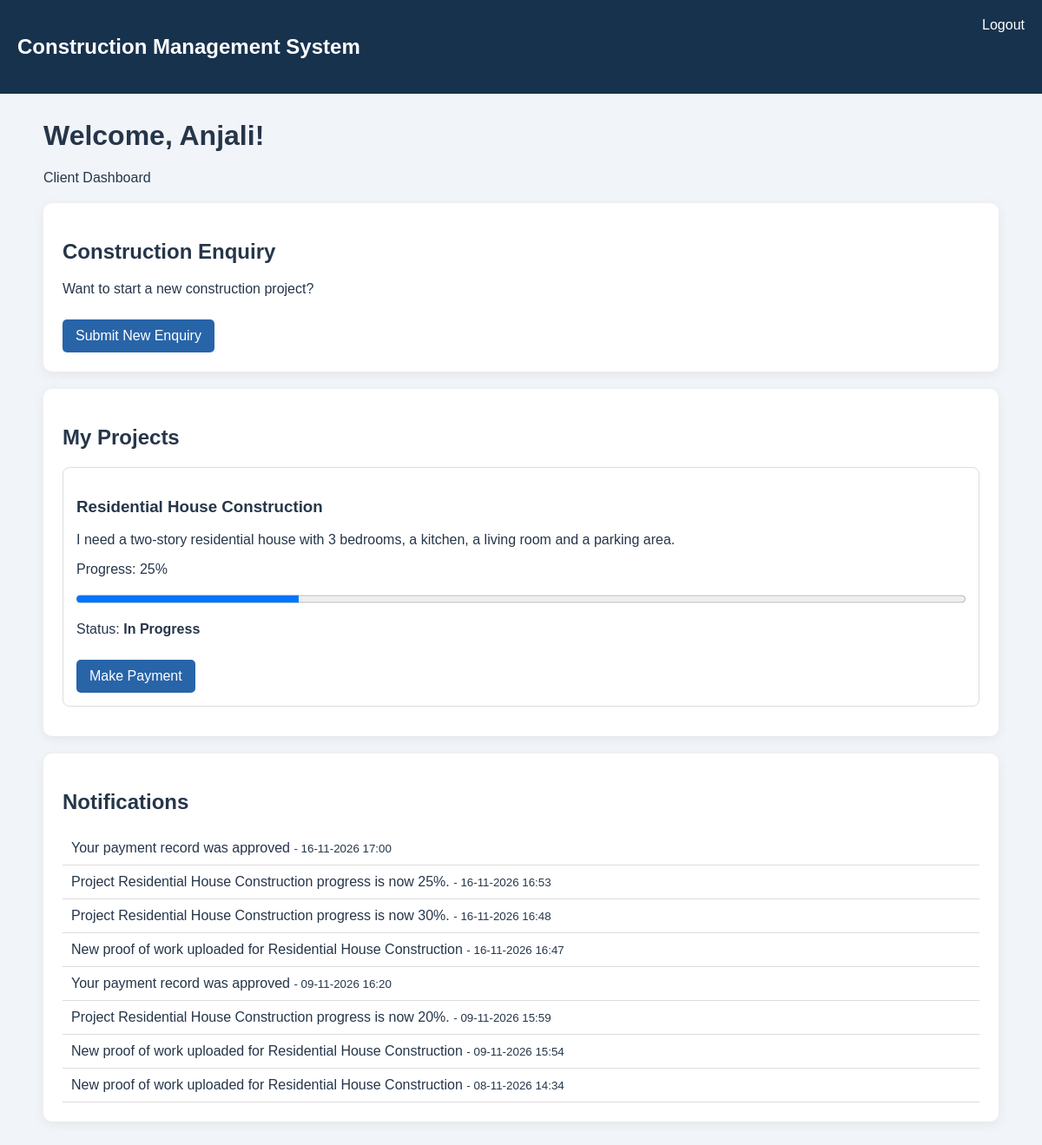
/dashboard (signed in), run on the app's committed database.
### tables this page shows
CREATE TABLE projects (
        id INTEGER PRIMARY KEY AUTOINCREMENT,
        enquiry_id INTEGER,
        client_id INTEGER NOT NULL,
        staff_id INTEGER,
        title TEXT NOT NULL,
        description TEXT NOT NULL,
        progress INTEGER DEFAULT 0,
        status TEXT DEFAULT 'Not Started',
        created_at TEXT
    );

CREATE TABLE notifications (
        id INTEGER PRIMARY KEY AUTOINCREMENT,
        user_id INTEGER NOT NULL,
        message TEXT NOT NULL,
        created_at TEXT
    );

### app.py (the view, shortened to what this page needs)
@app.route("/dashboard")
@login_required
def dashboard():
    db = get_db()
    role = session["role"]
    user_id = session["user_id"]
    if role == "admin":
        counts = {
            "users": db.execute(
                "SELECT COUNT(*) FROM users WHERE role='user'"
            ).fetchone()[0],
            "staff": db.execute(
                "SELECT COUNT(*) FROM users WHERE role='staff'"
            ).fetchone()[0],
            "enquiries": db.execute(
                "SELECT COUNT(*) FROM enquiries"
            ).fetchone()[0],
            "projects": db.execute(
                "SELECT COUNT(*) FROM projects"
            ).fetchone()[0],
            "payments": db.execute(
                "SELECT COALESCE(SUM(amount), 0) FROM payments WHERE status='Approved'"
            ).fetchone()[0]
        }
        projects = db.execute("""
            SELECT p.*, u.name AS client_name,
            s.name AS staff_name
            FROM projects p
            JOIN users u ON p.client_id = u.id
            LEFT JOIN users s ON p.staff_id = s.id
            ORDER BY p.id DESC
        """).fetchall()
        enquiries = db.execute("""
            SELECT e.*, u.name AS client_name
            FROM enquiries e
            JOIN users u ON e.user_id = u.id
            ORDER BY e.id DESC
        """).fetchall()
        staff = db.execute(
            "SELECT id, name, email FROM users WHERE role='staff'"
        ).fetchall()
        proofs = db.execute("""
             SELECT proofs.*,
           projects.title AS project_title,
           users.name AS staff_name
            FROM proofs
    JOIN projects ON proofs.project_id = projects.id
    JOIN users ON proofs.staff_id = users.id
    ORDER BY proofs.id DESC
""").fetchall()
        db.close()
        return render_template(
            "admin_dashboard.html",
            counts=counts,
            projects=projects,
            enquiries=enquiries,
            staff=staff,
            proofs=proofs
        )
    else:
        projects = db.execute(
            "SELECT * FROM projects WHERE client_id=?",
            (user_id,)
        ).fetchall()
    notifications = db.execute(
        """SELECT * FROM notifications
        WHERE user_id=?
        ORDER BY id DESC LIMIT 8""",
        (user_id,)
    ).fetchall()
    db.close()
    return render_template(
        "dashboard.html",
        projects=projects,
        notifications=notifications
    )

### app.py (called while the page is built)
def get_db():
    db = sqlite3.connect(BASE_DIR / "construction.db")
    db.row_factory = sqlite3.Row
    return db

def login_required(view):
    @wraps(view)
    def wrapper(*args, **kwargs):
        if "user_id" not in session:
            flash("Please login first.")
            return redirect(url_for("login"))
        return view(*args, **kwargs)
    return wrapper

### templates/dashboard.html (shortened to what this page needs)
<!DOCTYPE html>
<html lang="en">
<head>
</head>
<body>
<header>
    <h2>Construction Management System</h2>
    <a href="{{ url_for('logout') }}">Logout</a>
</header>
<div class="container">
    <h1>Welcome, {{ session.name }}!</h1>
    <p>
        {% if session.role == 'staff' %}
            Staff Dashboard
        {% else %}
            Client Dashboard
        {% endif %}
    </p>
    {% if session.role == 'user' %}
    <div class="section">
        <h2>Construction Enquiry</h2>
        <p>Want to start a new construction project?</p>
        <a class="button" href="{{ url_for('enquiry') }}">
            Submit New Enquiry
        </a>
    </div>
    {% endif %}
    <div class="section">
        <h2>
            {% if session.role == 'staff' %}
                Assigned Projects
            {% else %}
                My Projects
            {% endif %}
        </h2>
        {% if projects %}
            {% for project in projects %}
                <div class="project">
                    <h3>{{ project.title }}</h3>
                    <p>{{ project.description }}</p>
                    <p>Progress: {{ project.progress }}%</p>
                    <progress value="{{ project.progress }}"
                              max="100"></progress>
                    <p>Status: <strong>{{ project.status }}</strong></p>
                    {% if session.role == 'staff' %}
                        <form method="POST"
                        action="{{ url_for('update_progress', project_id=project.id) }}">
                            <label>Update Progress (%)</label>
                            <input type="number" name="progress"
                                   min="0" max="100" required>
                            <button class="button" type="submit">
                                Update Progress
                            </button>
                        </form>
                        <h4>Upload Proof of Work</h4>
                        <form method="POST" enctype="multipart/form-data"
                        action="{{ url_for('upload_proof', project_id=project.id) }}">
                            <input type="file" name="proof"
                                   accept=".jpg,.jpeg,.png,.pdf" required>
                            <input type="text" name="note"
                                   placeholder="Description of work">
                            <button class="button" type="submit">
                                Upload Proof
                            </button>
                        </form>
                    {% elif session.role == 'user' %}
                        <a class="button"
                           href="{{ url_for('pay', project_id=project.id) }}">
                            Make Payment
                        </a>
                    {% endif %}
                </div>
            {% endfor %}
        {% else %}
            <p>No projects available yet.</p>
        {% endif %}
    </div>
    <div class="section">
        <h2>Notifications</h2>
        {% if notifications %}
            {% for notification in notifications %}
                <div class="notification">
                    {{ notification.message }}
                    <small> - {{ notification.created_at }}</small>
                </div>
            {% endfor %}
        {% else %}
            <p>No notifications available.</p>
        {% endif %}
    </div>
</div>
</body>
</html>

### templates/dashboard.html (style rules this page uses)
body { font-family: Arial; margin: 0; background: #f1f4f8; color: #26364a; }
header { background: #17324d; color: white; padding: 20px; display: flex; justify-content: space-between; flex-wrap: wrap; }
header a { color: white; text-decoration: none; }
.container { width: 92%; max-width: 1100px; margin: 30px auto; }
.section { background: white; padding: 22px; margin-top: 20px; border-radius: 10px; box-shadow: 0 3px 12px #ccc5; }
.project { border: 1px solid #ddd; padding: 15px; border-radius: 8px; margin: 12px 0; }
.button { display: inline-block; background: #2864a8; color: white; padding: 10px 15px; text-decoration: none; border-radius: 5px; margin-top: 10px; }
progress { width: 100%; height: 18px; }
.notification { padding: 10px; border-bottom: 1px solid #ddd; }

### data on the page
projects: title "Residential House Construction", description "I need a two-story residential house with 3 bedrooms, a kitchen, a living room and a parking area.", progress "25", status "In Progress"
notifications: message "Your payment record was approved", created_at "16-11-2026 17:00"
notifications: message "Project Residential House Construction progress is now 25%.", created_at "16-11-2026 16:53"
notifications: message "Project Residential House Construction progress is now 30%.", created_at "16-11-2026 16:48"
notifications: message "New proof of work uploaded for Residential House Construction", created_at "16-11-2026 16:47"
notifications: message "Your payment record was approved", created_at "09-11-2026 16:20"
notifications: message "Project Residential House Construction progress is now 20%.", created_at "09-11-2026 15:59"
notifications: message "New proof of work uploaded for Residential House Construction", created_at "09-11-2026 15:54"
notifications: message "New proof of work uploaded for Residential House Construction", created_at "08-11-2026 14:34"

### other printed values
{{ session.name }} "Anjali"
